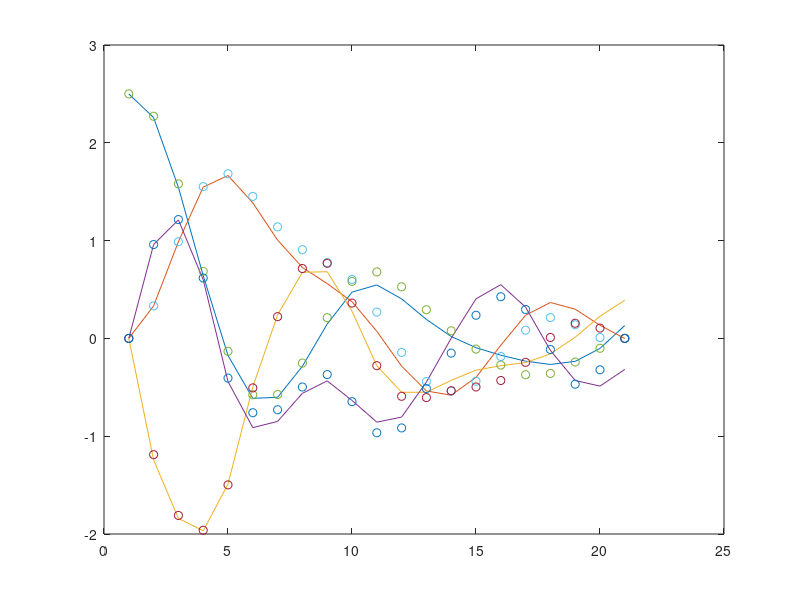

Here is the MATLAB script that generated this plot:
clear

N = 20;
nx = 8;
nu = 3;

A = [0.76272   0.11488   0.00248   0.00002   0.45961   0.01981   0.00025   0.00000 ;
  0.11488   0.76520   0.11490   0.00248   0.01981   0.45987   0.01981   0.00025 ;
  0.00248   0.11490   0.76520   0.11488   0.00025   0.01981   0.45987   0.01981 ;
  0.00002   0.00248   0.11488   0.76272   0.00000   0.00025   0.01981   0.45961 ;
 -0.89941   0.42024   0.01931   0.00025   0.76272   0.11488   0.00248   0.00002 ;
  0.42024  -0.88010   0.42049   0.01931   0.11488   0.76520   0.11490   0.00248 ;
  0.01931   0.42049  -0.88010   0.42024   0.00248   0.11490   0.76520   0.11488 ;
  0.00025   0.01931   0.42024  -0.89941   0.00002   0.00248   0.11488   0.76272 ];

B = [0.11990   0.00252   0.00002 ;
  0.00252   0.11992   0.00252 ;
  0.00002   0.00252   0.11992 ;
  0.00000   0.00002   0.00252 ;
  0.45961   0.01981   0.00025 ;
  0.01981   0.45987   0.01981 ;
  0.00025   0.01981   0.45987 ;
  0.00000   0.00025   0.01981 ];

b = [0.10000 ;
  0.10000 ;
  0.10000 ;
  0.10000 ;
  0.10000 ;
  0.10000 ;
  0.10000 ;
  0.10000];

x0 = [  2.50000 ;
  2.50000 ;
  0.00000 ;
  0.00000 ;
  0.00000 ;
  0.00000 ;
  0.00000 ;
  0.00000 ];

% Cost function
Q = eye(nx);
R = 2*eye(nu);
q = 0.1*ones(nx,1);
r = 0.2*ones(nu,1);
H = blkdiag(kron(eye(N),blkdiag(Q,R)),Q);
f = [repmat([q;r],N,1);q];

C = [-eye(nx),zeros(nx,N*(nx+nu))];
c = [x0;repmat(b,N,1)];
for i=0:N-1
    C = [C;zeros(nx,i*(nx+nu)),A,B,-eye(nx),zeros(nx,(N-i-1)*(nx+nu))];
end


lb = [repmat([-4*ones(nx,1);-0.5*ones(nu,1)],N,1);-4*ones(nx,1)];
ub = -lb;

sparse.w = quadprog(H,f,[],[],C,-c,lb,ub);

XU = reshape([sparse.w;zeros(nu,1)],nx+nu,N+1);
sparse.x = vec(XU(1:nx,:));
sparse.u = vec(XU(nx+1:end,1:end-1));

figure(1);clf;plot(XU(1:2:7,:).')

%% Condensing

Abar = [-eye(nx),zeros(nx,N*nx)];
Bbar = [zeros(nx,N*nu);kron(eye(N),B)];
for i=0:N-1
    Abar = [Abar;zeros(nx,i*(nx)),A,-eye(nx),zeros(nx,(N-i-1)*nx)];
end
Qbar = kron(eye(N+1),Q);
Rbar = kron(eye(N),R);

G = -Abar\Bbar;
g = -Abar\c;

%% Read from file
file = fopen('QP_data.txt','r');
num_arrays_to_read = 10;
arrays_to_read = {};
for i=1:num_arrays_to_read
    instr=fgets(file);
    temp = sscanf(instr,'%g ');
    arrays_to_read{i} = temp;
end
numvars = N*nu;
[H,f,A,lbU,ubU,lbA,ubA,C,d,D] = arrays_to_read{:};
H = reshape(H,numvars,numvars);
A = reshape(A,N*(nx+nx+nu)+nx+nu,numvars);
C = reshape(C,N*(nx),numvars);
D = reshape(D,(N+1)*(nx+nu),numvars);

bigA = [];
for i=0:N-1
    bigA = [bigA;C(i*nx+1:(i+1)*nx,:);D(i*(nx+nu)+1:(i+1)*(nx+nu),:)];
end
bigA = [bigA;D(end-(nx+nu)+1:end,:)];

condensing.u = quadprog(H,f,[A;-A],[ubA;-lbA],[],[],lbU,ubU);
condensing.x = C*condensing.u+d;

norm(condensing.u-sparse.u)
norm(condensing.x-sparse.x(nx+1:end))

figure(1);hold on;
condensing.XU = reshape([x0;condensing.x],nx,N+1);
plot(condensing.XU(1:2:7,:).','o')
